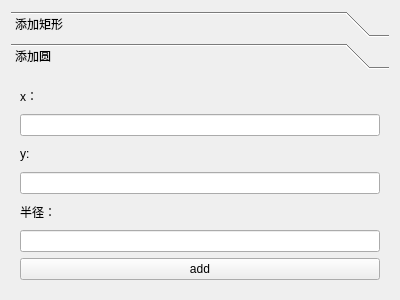
<?xml version="1.0" encoding="UTF-8"?>
<ui version="4.0">
 <class>DialogAddGraphics</class>
 <widget class="QDialog" name="DialogAddGraphics">
  <property name="geometry">
   <rect>
    <x>0</x>
    <y>0</y>
    <width>400</width>
    <height>300</height>
   </rect>
  </property>
  <property name="windowTitle">
   <string>Dialog</string>
  </property>
  <layout class="QVBoxLayout" name="verticalLayout_2">
   <item>
    <widget class="QToolBox" name="toolBox">
     <property name="currentIndex">
      <number>1</number>
     </property>
     <widget class="QWidget" name="page">
      <property name="geometry">
       <rect>
        <x>0</x>
        <y>0</y>
        <width>365</width>
        <height>233</height>
       </rect>
      </property>
      <attribute name="label">
       <string>添加矩形</string>
      </attribute>
      <layout class="QVBoxLayout" name="verticalLayout">
       <item>
        <widget class="QLabel" name="label">
         <property name="text">
          <string>x:</string>
         </property>
        </widget>
       </item>
       <item>
        <widget class="QLineEdit" name="xValue"/>
       </item>
       <item>
        <widget class="QLabel" name="label_2">
         <property name="text">
          <string>y:</string>
         </property>
        </widget>
       </item>
       <item>
        <widget class="QLineEdit" name="yValue"/>
       </item>
       <item>
        <widget class="QLabel" name="label_3">
         <property name="text">
          <string>宽度</string>
         </property>
        </widget>
       </item>
       <item>
        <widget class="QLineEdit" name="width">
         <property name="inputMask">
          <string/>
         </property>
        </widget>
       </item>
       <item>
        <widget class="QLabel" name="label_9">
         <property name="text">
          <string>高度</string>
         </property>
        </widget>
       </item>
       <item>
        <widget class="QLineEdit" name="height"/>
       </item>
       <item>
        <widget class="QPushButton" name="addPointButton">
         <property name="text">
          <string>添加</string>
         </property>
        </widget>
       </item>
      </layout>
     </widget>
     <widget class="QWidget" name="page_2">
      <property name="geometry">
       <rect>
        <x>0</x>
        <y>0</y>
        <width>382</width>
        <height>224</height>
       </rect>
      </property>
      <attribute name="label">
       <string>添加圆</string>
      </attribute>
      <layout class="QVBoxLayout" name="verticalLayout_3">
       <item>
        <widget class="QLabel" name="label_5">
         <property name="text">
          <string>x：</string>
         </property>
        </widget>
       </item>
       <item>
        <widget class="QLineEdit" name="circleX"/>
       </item>
       <item>
        <widget class="QLabel" name="label_6">
         <property name="text">
          <string>y:</string>
         </property>
        </widget>
       </item>
       <item>
        <widget class="QLineEdit" name="circleY"/>
       </item>
       <item>
        <widget class="QLabel" name="label_7">
         <property name="text">
          <string>半径：</string>
         </property>
        </widget>
       </item>
       <item>
        <widget class="QLineEdit" name="radius"/>
       </item>
       <item>
        <widget class="QPushButton" name="pushButton">
         <property name="text">
          <string>add</string>
         </property>
        </widget>
       </item>
      </layout>
     </widget>
    </widget>
   </item>
  </layout>
 </widget>
 <resources/>
 <connections/>
</ui>
